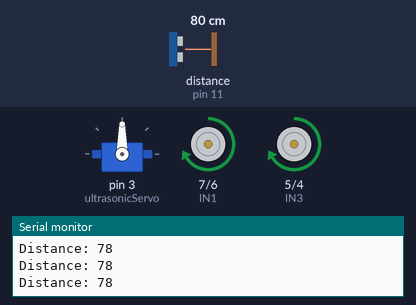
Recording of a sketch running on a simulated Arduino Uno, built with avr-gcc and run on an emulated ATmega328P. Shown: servo, motor-driver pin pairs drawn as motors (green arrow = first pin HIGH = forward, orange = second pin HIGH = backward, longer = more drive, scaled by the enable pin), the last lines printed to the serial monitor. Wiring (inferred from the names in the program): ultrasonic range finder: trigger pin 8; echo pin 11. The inputs (shaded band) are chosen by the test bench; at power-on: distance to the obstacle (sensor on pin 11) 80 cm. The echo pulse lasts 58.3 µs per cm.

Above: at 1.2 s.
1.3 s: distance to the obstacle (sensor on pin 11) set to 33 cm
2.8 s: distance to the obstacle (sensor on pin 11) set to 28 cm
At 5.4 s:
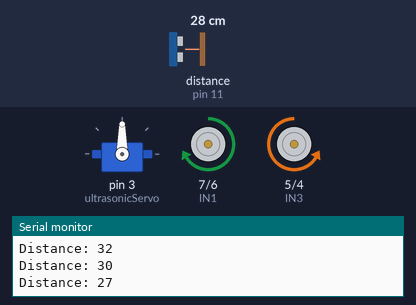
5.8 s: distance to the obstacle (sensor on pin 11) set to 35 cm
At 6.3 s:
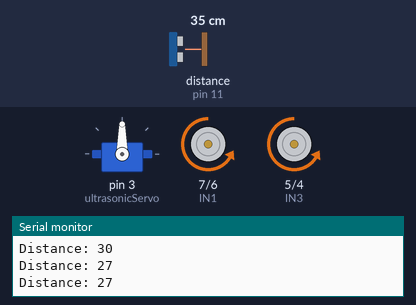
8.8 s: distance to the obstacle (sensor on pin 11) set to 2 cm
At 10.22 s:
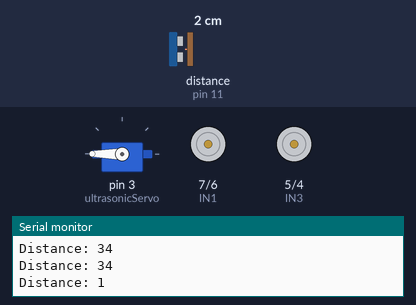
Timing chart, 0 to 12.8 s (numbered marks = the images above; inputs shaded):
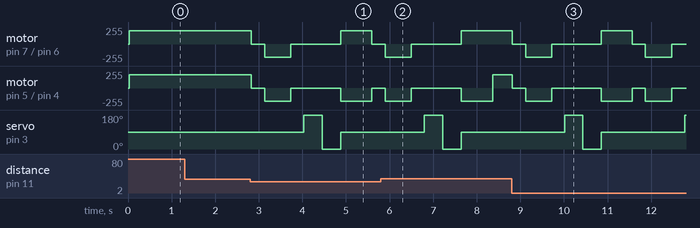

The sketch:

obstable_code.ino
```cpp
#include <Servo.h>
#define trigPin 8
#define echoPin 11
#define ENA 9   // PWM pin for motor A
#define ENB 10  // PWM pin for motor B
#define IN1 7
#define IN2 6
#define IN3 5
#define IN4 4

Servo ultrasonicServo;

long duration;
int distance;
int servoAngle = 90;
int motorSpeed = 200; // Slightly reduced for smoother motion (0–255)

// --- Adjustable timing constants ---
const int SAFE_DISTANCE = 30;     // cm
const int BACKWARD_TIME = 600;    // ms
const int STOP_DELAY = 300;       // ms
const int TURN_DELAY = 700;       // ms
const int SERVO_LOOK_DELAY = 300; // ms
const int SENSOR_SAMPLE_DELAY = 5;
const int SENSOR_SAMPLES = 3;

void setup() {
  pinMode(trigPin, OUTPUT);
  pinMode(echoPin, INPUT);
  pinMode(IN1, OUTPUT);
  pinMode(IN2, OUTPUT);
  pinMode(IN3, OUTPUT);
  pinMode(IN4, OUTPUT);
  pinMode(ENA, OUTPUT);
  pinMode(ENB, OUTPUT);

  Serial.begin(9600);
  ultrasonicServo.attach(3);
  ultrasonicServo.write(servoAngle); // face forward
}

void loop() {
  distance = measureDistance();

  Serial.print("Distance: ");
  Serial.println(distance);

  if (distance > 0 && distance < SAFE_DISTANCE) {
    stopCar();
    delay(STOP_DELAY);

    // Move backward briefly
    moveBackward();
    delay(BACKWARD_TIME);
    stopCar();
    delay(STOP_DELAY);

    // Look left and right quickly
    int distanceLeft = lookLeft();
    int distanceRight = lookRight();
    ultrasonicServo.write(90); // reset forward

    // Choose best direction
    if (distanceLeft > distanceRight) {
      turnLeft();
    } else {
      turnRight();
    }
    delay(TURN_DELAY);
  } else {
    moveForward();
  }
}

// --- Ultrasonic measurement ---
int measureDistance() {
  long sum = 0;
  for (int i = 0; i < SENSOR_SAMPLES; i++) {
    digitalWrite(trigPin, LOW);
    delayMicroseconds(2);
    digitalWrite(trigPin, HIGH);
    delayMicroseconds(10);
    digitalWrite(trigPin, LOW);

    duration = pulseIn(echoPin, HIGH, 20000); // timeout in 20ms
    int measuredDistance = duration * 0.034 / 2;
    sum += measuredDistance;
    delay(SENSOR_SAMPLE_DELAY);
  }
  return sum / SENSOR_SAMPLES;
}

// --- Servo scanning ---
int lookRight() {
  ultrasonicServo.write(0);
  delay(SERVO_LOOK_DELAY);
  int distance = measureDistance();
  delay(100);
  return distance;
}

int lookLeft() {
  ultrasonicServo.write(180);
  delay(SERVO_LOOK_DELAY);
  int distance = measureDistance();
  delay(100);
  return distance;
}

// --- Motion control ---
void moveForward() {
  digitalWrite(IN1, HIGH);
  digitalWrite(IN2, LOW);
  digitalWrite(IN3, HIGH);
  digitalWrite(IN4, LOW);
  analogWrite(ENA, motorSpeed);
  analogWrite(ENB, motorSpeed);
}

void moveBackward() {
  digitalWrite(IN1, LOW);
  digitalWrite(IN2, HIGH);
  digitalWrite(IN3, LOW);
  digitalWrite(IN4, HIGH);
  analogWrite(ENA, motorSpeed);
  analogWrite(ENB, motorSpeed);
}

void turnLeft() {
  digitalWrite(IN1, LOW);
  digitalWrite(IN2, HIGH);
  digitalWrite(IN3, HIGH);
  digitalWrite(IN4, LOW);
  analogWrite(ENA, motorSpeed);
  analogWrite(ENB, motorSpeed);
}

void turnRight() {
  digitalWrite(IN1, HIGH);
  digitalWrite(IN2, LOW);
  digitalWrite(IN3, LOW);
  digitalWrite(IN4, HIGH);
  analogWrite(ENA, motorSpeed);
  analogWrite(ENB, motorSpeed);
}

void stopCar() {
  digitalWrite(IN1, LOW);
  digitalWrite(IN2, LOW);
  digitalWrite(IN3, LOW);
  digitalWrite(IN4, LOW);
  analogWrite(ENA, 0);
  analogWrite(ENB, 0);
}
```

Measured:
- the behaviour switches between 31 and 30 cm on distance to the obstacle (sensor on pin 11) (found by bisection; images 0 and 1)
- after the input at 5.8 s, motor on pin 7 (IN1) / pin 6 (IN2): goes on until 7.6 s, then stays forward 200/255
